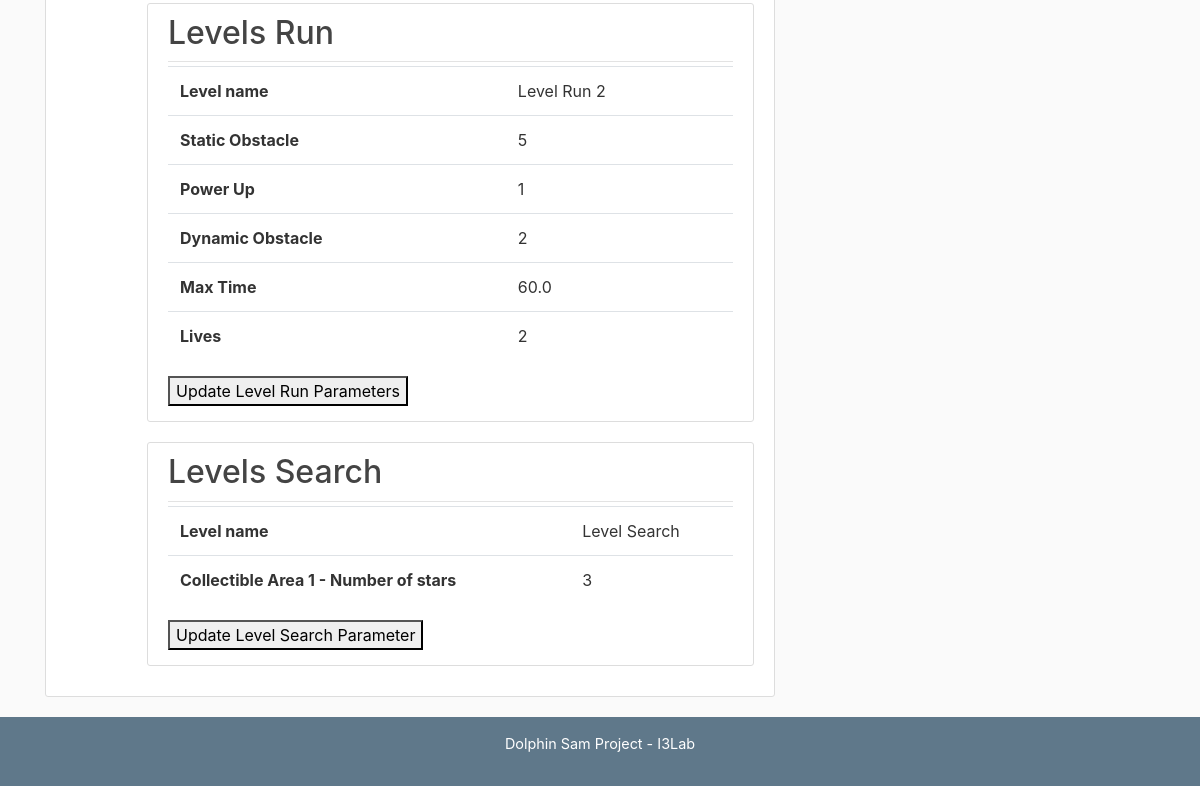
/patient/6 (signed in, lower part), run on an earlier commit of the app's database.
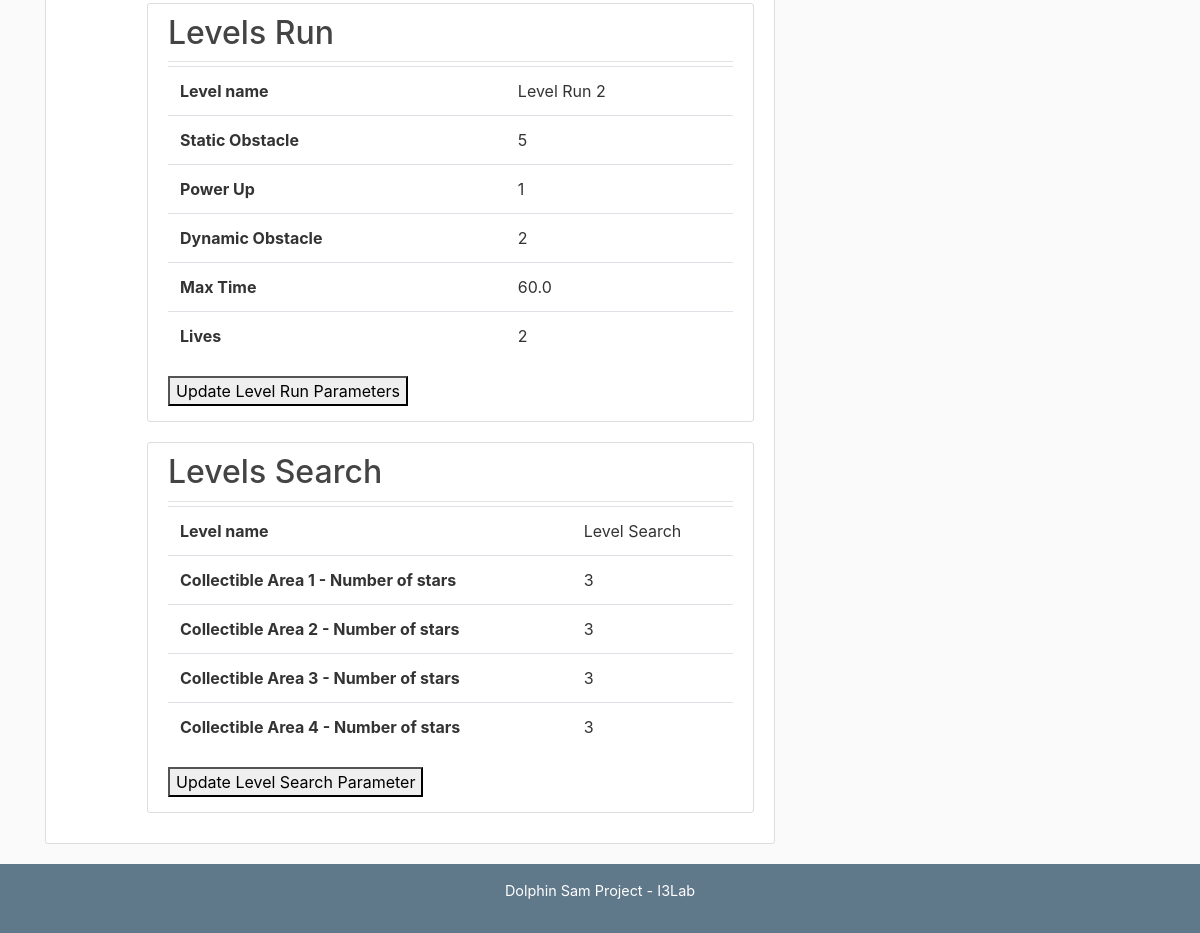
And on a later commit of the database.
### server/models.py (models this page shows, shortened)
class LevelRun(db.Model):
    id = db.Column(db.Integer, primary_key=True)
    name = db.Column(db.String, nullable=False, default='default')
    static_obstacle = db.Column(db.Integer, nullable=False, default=5)
    power_up = db.Column(db.Integer, nullable=False, default=1)
    dynamic_obstacle = db.Column(db.Integer, nullable=False, default=2)
    max_time = db.Column(db.Float, nullable=False, default=60.0)
    lives = db.Column(db.Integer, nullable=False, default=2)
    patient_id = db.Column(db.Integer, db.ForeignKey('patient.id'), nullable=False)

class LevelSearch(db.Model):
    id = db.Column(db.Integer, primary_key=True)
    name = db.Column(db.String, nullable=False, default='default')
    level_time = db.Column(db.Time, nullable=False, default=time(0,0,0,0))
    patient_id = db.Column(db.Integer, db.ForeignKey('patient.id'), nullable=False)
    zone_levels = db.relationship('ZoneLevelSearch', lazy=True)

class ZoneLevelSearch(db.Model):
    id = db.Column(db.Integer, primary_key=True)
    number = db.Column(db.Integer, nullable=False, default=1)
    number_stars_per_zone = db.Column(db.Integer, nullable=False, default=1)
    level_search_id = db.Column(db.Integer, db.ForeignKey('level_search.id'), nullable=False)

### server/routes.py (the view)
@app.route("/patient/<id_p>", methods=['GET', 'POST'])
@login_required
def patient(id_p):
    if current_user.is_authenticated:
        id_reg = id_p.replace('}', '')
        id_int = int(id_reg)
        print(id_int)
        print(type(id_int))
        patients = current_user.patients
        for p in patients:
            if p.id == id_int:
                pat = p
        levels_run = pat.levels_run
        levels_search = pat.levels_search
        zone_level_search = levels_search[-1].zone_levels
        return render_template('patient.html', patient=pat, lev_run=levels_run, lev_search=levels_search, zone_search=zone_level_search, lz=levels_search[-1].zone_levels[-1])

### server/models.py (called while the page is built)
@login_manager.user_loader
def load_user(user_id):
    return User.query.get(int(user_id))

### server/templates/patient.html (shortened to what this page needs)
{% extends "layout.html" %}
{% block content %}
<article class="media content-section">
    <div class="media-body">
        {% for lr in lev_run %}
        <article class="media content-section">
            <div class="media-body">
                <div class="article-metadata">
                    <h2><a class="mr-2">Levels Run</a></h2>
                </div>
                <table class="table">
                    <tbody>
                    <tr><th>Level name</th><td>{{ lr.name }}</td></tr>
                    <tr><th>Static Obstacle</th><td>{{ lr.static_obstacle }}</td></tr>
                    <tr><th>Power Up</th><td>{{ lr.power_up }}</td></tr>
                    <tr><th>Dynamic Obstacle</th><td>{{ lr.dynamic_obstacle }}</td></tr>
                    <tr><th>Max Time</th><td>{{ lr.max_time }}</td></tr>
                    <tr><th>Lives</th><td>{{ lr.lives }}</td></tr>
                    </tbody>
                </table>
                <a href="{{ url_for('patientlevrun', id_p=patient.id, id_lr=lr.id) }}"><button type="button" style="margin-bottom: 5px">Update Level Run Parameters</button></a>
            </div>
        </article>
        {% endfor %}
        {% for ls in lev_search %}
        <article class="media content-section">
            <div class="media-body">
                <div class="article-metadata">
                    <h2><a class="mr-2">Levels Search</a></h2>
                </div>
                <table class="table">
                    <tbody>
                    <tr><th>Level name</th><td>{{ ls.name }}</td></tr>
                    {% for zn in zone_search %}
                    <tr><th>Collectible Area {{ zn.number }} - Number of stars</th><td>{{ zn.number_stars_per_zone }}</td></tr>
                    {% endfor %}
                    </tbody>
                </table>
                <a href="{{ url_for('patientlevsearch', id_p=patient.id, num_z=lz.number) }}"><button type="button" style="margin-bottom: 5px">Update Level Search Parameter</button></a>
            </div>
        </article>
        {% endfor %}
    </div>
</article>
{% endblock content %}

What changed in the data, as far as the page shows it:
added ZoneLevelSearch: number "2", number_stars_per_zone "3"
added ZoneLevelSearch: number "3", number_stars_per_zone "3"
added ZoneLevelSearch: number "4", number_stars_per_zone "3"
